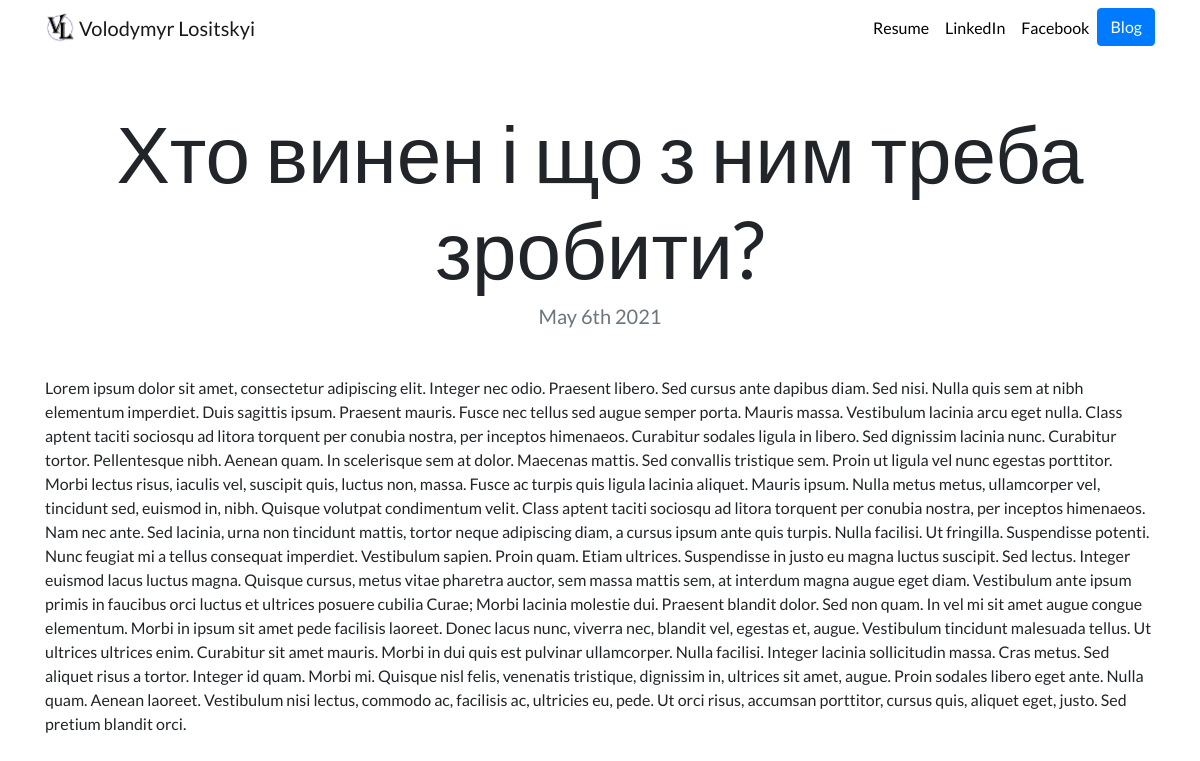
The page /blog/6/ on the database its author committed.
### blog/models.py (models this page shows, shortened)
class Blog (models.Model):
    title = models.CharField(max_length=200)
    description  = models.TextField()
    date = models.DateField()

### blog/views.py (the view)
# urls.py: path('<str:blog_id>/', views.detail, name='detail'),
def detail(request, blog_id):
    blog = get_object_or_404 (Blog, pk=blog_id)
    return render(request, 'blog/detail.html', {'blog':blog})

### blog/templates/blog/detail.html
{% extends "portfolio/base.html" %}
{% load static %}
{% block content %}
<h1 class="text-center mt-5" id="blogdetailtitle">{{ blog.title }}</h1>
<h5 class="text-center text-muted mb-5">{{ blog.date|date:'F jS Y' }}</h5>
{{ blog.description|safe }}
{% endblock %}

### portfolio/static/portfolio/custom.css (style rules this page uses)
body { font-family: 'Lato', sans-serif; }
@media (min-width: 992px) { #blogdetailtitle { font-size: 5rem; } }

### rows shown on the page
Blog: title "Хто винен і що з ним треба зробити?", date "May 6th 2021", description "Lorem ipsum dolor sit amet, consectetur adipiscing elit. Integer nec odio. Praesent libero. Sed cursus ante dapibus diam. Sed nisi. Nulla quis sem at nibh elementum imperdiet. Duis sagittis ipsum. Praesent mauris. Fusce nec tellus sed augue semper porta. Mauris massa. Vestibulum lacinia arcu eget nulla. Class aptent taciti sociosqu ad litora torquent per conubia nostra, per inceptos himenaeos. Curabitur sodales ligula in libero. Sed dignissim lacinia nunc. Curabitur tortor. Pellentesque nibh. Aenean quam. In scelerisque sem at dolor. Maecenas mattis. Sed convallis tristique sem. Proin ut ligula vel nunc egestas porttitor. Morbi lectus risus, iaculis vel, suscipit quis, luctus non, massa.…"
